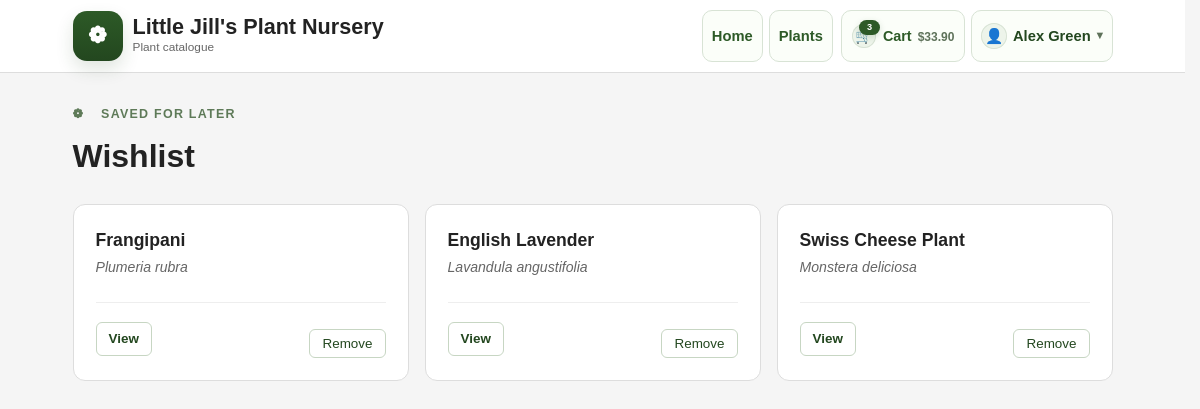
Page /wishlist (signed in) on the committed database.
### models.py (models this page shows, shortened)
class User(db.Model, UserMixin):
    id: Mapped[int] = mapped_column(Integer, primary_key=True, autoincrement=True)
    email: Mapped[str] = mapped_column(String(120), unique=True, nullable=False)
    full_name: Mapped[str] = mapped_column(String(100), nullable=False)
    password_hash: Mapped[str] = mapped_column(String(255), nullable=False)
    is_staff: Mapped[bool] = mapped_column(Boolean, default=False)
    carts: Mapped[list["Cart"]] = relationship(back_populates="user")
    orders: Mapped[list["Order"]] = relationship(back_populates="user")
    address: Mapped[Optional["UserAddress"]] = relationship(
        back_populates="user",
        cascade="all, delete-orphan",
        uselist=False,
    )
    wishlist: Mapped[list["Wishlist"]] = relationship(back_populates="user")

class Wishlist(db.Model):
    id: Mapped[int] = mapped_column(primary_key=True)
    user_id: Mapped[int] = mapped_column(ForeignKey("user.id"), nullable=False, index=True)
    plant_id: Mapped[int] = mapped_column(ForeignKey("plant.id"), nullable=False, index=True)
    created_at: Mapped[datetime] = mapped_column(DateTime, default=datetime.utcnow, nullable=False)
    user: Mapped["User"] = relationship(back_populates="wishlist")
    plant: Mapped["Plant"] = relationship()

class Plant(db.Model):
    id: Mapped[int] = mapped_column(primary_key=True)
    common_name: Mapped[str] = mapped_column(String(100))
    scientific_name: Mapped[Optional[str]] = mapped_column(String(100))
    category_id: Mapped[Optional[int]] = mapped_column(ForeignKey('category.id'))
    species_id: Mapped[Optional[int]] = mapped_column(ForeignKey('species.id'))
    variety_id: Mapped[Optional[int]] = mapped_column(ForeignKey('variety.id'))
    description: Mapped[Optional[str]] = mapped_column(String(200))
    colour: Mapped[Optional[str]] = mapped_column(String(50))
    growth_width: Mapped[Optional[float]] = mapped_column(Float)
    growth_height: Mapped[Optional[float]] = mapped_column(Float)
    fragrant: Mapped[Optional[bool]] = mapped_column(Boolean, default=False)
    frost_sensitive: Mapped[Optional[bool]] = mapped_column(Boolean, default=False)
    flowering_period: Mapped[Optional[str]] = mapped_column(String(200))
    light_requirements: Mapped[Optional[str]] = mapped_column(String(200))
    soil_requirements: Mapped[Optional[str]] = mapped_column(String(200))
    planting_advice: Mapped[Optional[str]] = mapped_column(String(200))
    watering_needs: Mapped[Optional[str]] = mapped_column(String(200))
    pruning_needs: Mapped[Optional[str]] = mapped_column(String(200))
    images: Mapped[Optional[list]] = mapped_column(JSON, default=list)
    plant_pots: Mapped[list["PlantPot"]] = relationship(back_populates="plant")
    cart_items: Mapped[list["CartItem"]] = relationship(back_populates="plant")

### app.py (the view)
@app.route("/wishlist")
@login_required
def wishlist():
    wishlist_items = Wishlist.query.filter_by(user_id=current_user.id).order_by(Wishlist.created_at.desc()).all()
    return render_template(
        "wishlist.html",
        wishlist_items=wishlist_items,
    )

### app.py (called while the page is built)
@login_manager.user_loader
def load_user(user_id):
    return User.query.get(int(user_id))

def decimal_price(value):
    if value is None:
        return Decimal("0.00")
    if isinstance(value, Decimal):
        return value.quantize(Decimal("0.01"))
    return Decimal(str(value)).quantize(Decimal("0.01"))

def build_cart_summary(cart):
    items = []
    subtotal = Decimal("0.00")
    for item in cart.items:
        unit_price = decimal_price(item.unit_price_snapshot)
        line_total = unit_price * item.quantity
        subtotal += line_total
        items.append(
            {
                "id": item.id,
                "plant_id": item.plant_id,
                "pot_id": item.pot_id,
                "name": item.plant_name_snapshot,
                "pot_size": item.pot_size_snapshot,
                "image_filename": item.image_snapshot,
                "quantity": item.quantity,
                "unit_price": unit_price,
                "line_total": line_total,
                "plant": item.plant,
            }
        )
    return {
        "items": items,
        "subtotal": subtotal,
        "total": subtotal,
        "item_count": sum(item["quantity"] for item in items),
    }

def get_active_cart(user):
    return (
        Cart.query.filter_by(user_id=user.id, status="active")
        .order_by(Cart.updated_at.desc(), Cart.id.desc())
        .first()
    )

def get_header_cart_summary():
    if not current_user.is_authenticated:
        return {
            "header_cart_item_count": 0,
            "header_cart_total": Decimal("0.00"),
        }
    cart = get_active_cart(current_user)
    if cart is None:
        return {
            "header_cart_item_count": 0,
            "header_cart_total": Decimal("0.00"),
        }
    summary = build_cart_summary(cart)
    return {
        "header_cart_item_count": summary["item_count"],
        "header_cart_total": summary["total"],
    }

@app.context_processor
def inject_header_cart_summary():
    return get_header_cart_summary()

### templates/wishlist.html (shortened to what this page needs)
<!DOCTYPE html>
<html lang="en">
<head>
    <link rel="stylesheet" href="{{ url_for('static', filename='styles.css') }}">
</head>
<body>
    {% include '_header.html' %}
    <main class="container">
        <div class="page-header">
            <p class="page-header__eyebrow">❁ &ensp; saved for later</p>
            <h1>Wishlist</h1>
        </div>
        {% if wishlist_items %}
            <div class="plant-grid">
                {% for item in wishlist_items %}
                    <article class="plant-card">
                        <div class="plant-card__body">
                            <h3 class="plant-card__name">{{ item.plant.common_name }}</h3>
                            {% if item.plant.scientific_name %}
                                <p class="plant-card__sci"><em>{{ item.plant.scientific_name }}</em></p>
                            {% endif %}
                        </div>
                        <div class="plant-card__footer">
                            <a class="button-link button-link--sm button-secondary" href="{{ url_for('plant_detail', id=item.plant.id) }}">View</a>
                            <div style="display:flex;gap:8px;">
                                <form method="post" action="{{ url_for('remove_from_wishlist', plant_id=item.plant.id) }}">
                                    <button type="submit" class="button-secondary button-link--sm">Remove</button>
                                </form>
                            </div>
                        </div>
                    </article>
                {% endfor %}
            </div>
        {% else %}
            <div class="empty-state">
                <p class="empty-state__msg">No wishlist items yet.</p>
                <a class="button-link" href="{{ url_for('plants_index') }}">Browse plants</a>
            </div>
        {% endif %}
    </main>
</body>
</html>

### templates/_header.html (shortened to what this page needs)
<header class="site-header">
    <div class="site-header__inner">
        <a class="brand" href="{{ url_for('home') }}">
            <span class="brand-mark" aria-hidden="true">
                <span class="icon-glyph icon-glyph--brand">❁</span>
            </span>
            <span class="brand-text">
                <span class="brand-name">Little Jill's Plant Nursery</span>
                <small>Plant catalogue</small>
            </span>
        </a>
        <div class="header-actions">
            <nav class="site-nav site-nav--primary">
                <a class="nav-button" href="{{ url_for('home') }}">
                    <span>Home</span>
                </a>
                <a class="nav-button" href="{{ url_for('plants_index') }}">
                    <span>Plants</span>
                </a>
            </nav>
            <nav class="site-nav site-nav--utility">
                <a class="nav-button nav-button--cart" href="{{ url_for('cart') }}">
                    <span class="nav-icon-chip nav-icon-chip--cart" aria-hidden="true">
                        <span class="nav-icon-chip__emoji">🛒</span>
                        <span class="nav-icon-chip__badge">{{ header_cart_item_count }}</span>
                    </span>
                    <span class="nav-button__content">
                        <span class="nav-button__title">Cart</span>
                        <span class="nav-button__subtitle">${{ '%.2f'|format(header_cart_total) }}</span>
                    </span>
                </a>
                {% if current_user.is_authenticated %}
                <details class="account-menu">
                    <summary class="nav-button account-menu__summary">
                        <span class="nav-icon-chip" aria-hidden="true">👤</span>
                        <span>{{ current_user.full_name }}</span>
                        <span class="account-menu__caret" aria-hidden="true">▾</span>
                    </summary>
                </details>
                {% else %}
                <a class="nav-button nav-button--icon" href="{{ url_for('login') }}">
                    <span class="nav-icon-chip" aria-hidden="true">⇥</span>
                    <span>Login</span>
                </a>
                {% endif %}
            </nav>
        </div>
    </div>
</header>

### rows in the picture
User: full_name "Alex Green"
Wishlist: plant.common_name "Frangipani", plant.scientific_name "Plumeria rubra"
Wishlist: plant.common_name "English Lavender", plant.scientific_name "Lavandula angustifolia"
Wishlist: plant.common_name "Swiss Cheese Plant", plant.scientific_name "Monstera deliciosa"

### other values in the picture
{{ header_cart_item_count }} "3"
{{ '%.2f'|format(header_cart_total) }} "33.90"
